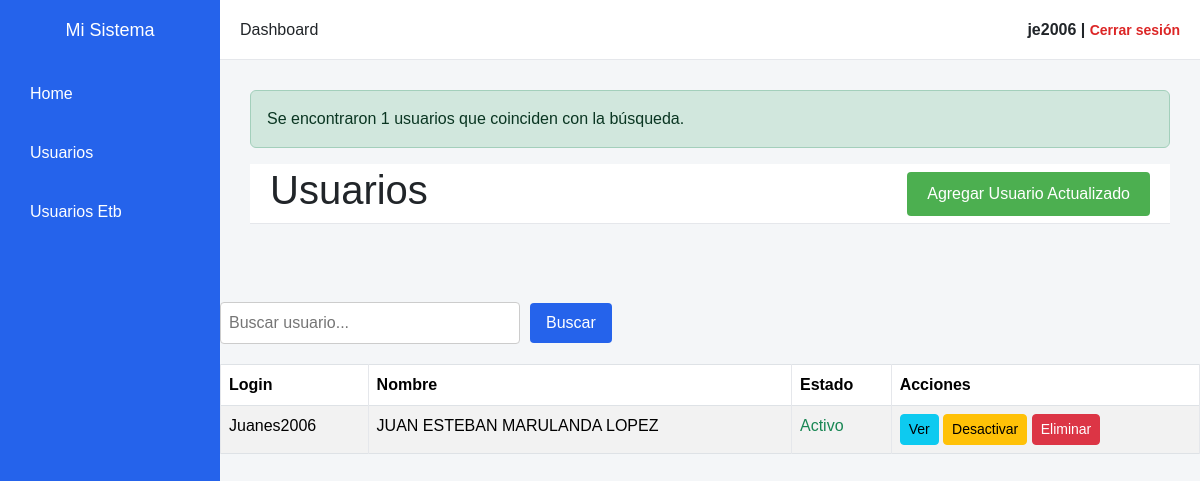
Screenshot of /buscar_usuario_etb/ (signed in) with the database file from the repository.
### app_cuentas/models.py (models this page shows, shortened)
class Usuario(models.Model):
    ESTADO_CHOICES = [
        ('ACTIVO', 'Activo'),
        ('INACTIVO', 'Inactivo'),
    ]
    DEPARTAMENTO_CHOICES = [
        ('CALDAS', 'Caldas'),
        ('ANTIOQUIA', 'Antioquia'),
    ]
    CARGO_CHOICES = [
        ('ASESOR', 'Asesor'),
    ]
    clasificacion = models.CharField(max_length=100)
    login = models.CharField(max_length=100)
    estado = models.CharField(
        max_length=10,
        choices=ESTADO_CHOICES,
        default='ACTIVO'
    )
    identificacion_usuario = models.BigIntegerField()
    fecha_ingreso = models.DateField()
    fecha_retiro = models.DateField()
    vicepresidente = models.CharField(max_length=100)
    gerencia = models.CharField(max_length=100)
    direccion = models.CharField(max_length=100)
    canal = models.CharField(max_length=100)
    proveedor = models.CharField(max_length=100)
    nro_contrato = models.CharField(max_length=100)
    subcanal = models.CharField(max_length=100)
    punto = models.CharField(max_length=100)
    cc_supervisor = models.CharField(max_length=100)
    lider_etb = models.CharField(max_length=100)
    departamento = models.CharField(
        max_length=20,
        choices=DEPARTAMENTO_CHOICES
    )
    ciudad = models.CharField(max_length=100)
    nombres = models.CharField(max_length=100)
    apellidos = models.CharField(max_length=100)
    correo = models.EmailField()
    celular = models.CharField(max_length=20)
    eps = models.CharField(max_length=100)
    fecha_nacimiento = models.DateField()
    sexo = models.CharField(max_length=20)
    cargo = models.CharField(
        max_length=20,
        choices=CARGO_CHOICES,
        default='ASESOR'
    )
    perfil_portal_suma = models.CharField(max_length=100)
    restriccion = models.CharField(max_length=100)
    causa_restriccion = models.CharField(max_length=200)
    id_fibra = models.CharField(max_length=100)
    fija = models.IntegerField()
    movil = models.IntegerField()
    id_cobre = models.IntegerField()

### app_cuentas/views.py (the view)
# urls.py: path('buscar_usuario_etb/', buscar_usuario_view_actualizada, name='buscar_usuario_etb' ),
def buscar_usuario_view_actualizada(request):
    query = request.GET.get('buscador_Usuario', '')
    usuarios = Usuario.objects.filter(identificacion_usuario__icontains=query)
    if not usuarios.exists():
        messages.warning(request, 'No se encontraron usuarios que coincidan con la búsqueda.')
    else:
        messages.success(request, f'Se encontraron {usuarios.count()} usuarios que coinciden con la búsqueda.')
    return render(request, 'app_cuentas/UsuarioEtb.html', {
        'usuarios': usuarios,
        'query': query
    })

### app_cuentas/templates/app_cuentas/UsuarioEtb.html (shortened to what this page needs)
{% extends 'app_cuentas/base.html' %}
{% block content %}
<div class="nav">
    <h1>Usuarios</h1>
    <div >
        <button type="button"
                class="btn_agregar"
                data-bs-toggle="modal"
                data-bs-target="#agregarUsuarioModalActualizado">
            Agregar Usuario Actualizado
        </button>
    </div>
</div>
</div><br><br>
<form  method="get" action="{% url 'buscar_usuario_etb' %}">
    <input class="inp_buscar" type="text" name="buscador_Usuario" placeholder="Buscar usuario..." value="{{ request.GET.buscador_Usuario }}">
    <button class="btn_buscar" type="submit">Buscar</button>
</form>
<table class="table table-striped table-bordered">
    <thead>
        <tr>
            <th>Login</th>
            <th>Nombre</th>
            <th>Estado</th>
            <th>Acciones</th>
        </tr>
    </thead>
    <tbody>
        {% for u in usuarios %}
        <tr>
            <td>{{ u.login }}</td>
            <td>{{ u.nombres }} {{ u.apellidos }}</td>
            <td>
                {% if u.estado|lower == "activo" %}
                    <span class="text-success">Activo</span>
                {% else %}
                    <span class="text-danger">Inactivo</span>
                {% endif %}
            </td>
            <td>
                <a class="btn btn-info btn-sm" href="{% url 'ver_usuario_etb' u.id %}">
                    Ver
                </a>
                <form method="post"
                      action="{% url 'cambiar_estado_usuario' u.id %}"
                      style="display:inline;">
                    <button type="submit" class="btn btn-warning btn-sm">
                        {% if u.estado|lower == "activo" %}
                            Desactivar
                        {% else %}
                            Activar
                        {% endif %}
                    </button>
                </form>
                <form method="post"
                      action="{% url 'eliminar_usuario_etb' u.id %}"
                      style="display:inline;">
                    <button type="submit" class="btn btn-danger btn-sm">
                        Eliminar
                    </button>
                </form>
            </td>
        </tr>
        {% endfor %}
    </tbody>
</table>
{% endblock %}

### app_cuentas/templates/app_cuentas/Base.html (shortened to what this page needs)
<!DOCTYPE html>
<html lang="es">
<head>
    <link href="https://cdn.jsdelivr.net/npm/bootstrap@5.3.2/dist/css/bootstrap.min.css" rel="stylesheet">
</head>
<body>
    <div class="sidebar">
        <h2>Mi Sistema</h2>
        <a href="{% url 'home' %}">Home</a>
        <a href="{% url 'usuarios' %}">Usuarios</a>
        <a href="{% url 'usuarios_etb' %}">Usuarios Etb</a>
    </div>
    <div class="main">
        <div class="navbar">
            <div>Dashboard</div>
            <div class="user">
                {{ request.user.username }} |
                <a href="{% url 'logout' %}">Cerrar sesión</a>
            </div>
        </div>
        <div class="content">
            {% if messages %}
              {% for message in messages %}
                <div class="alert alert-{{ message.tags }}">
                  {{ message }}
                </div>
              {% endfor %}
            {% endif %}
            {% block content %}{% endblock %}
        </div>
</body>
</html>

### app_cuentas/templates/app_cuentas/Base.html (style rules this page uses)
* { margin: 0; padding: 0; box-sizing: border-box; font-family: Arial, sans-serif; }
body { display: flex; height: 100vh; background-color: #f4f6f8; }
.sidebar { width: 220px; background-color: #2563eb; color: white; padding: 20px; position: sticky; height: 100%; }
.sidebar h2 { margin-bottom: 30px; font-size: 18px; text-align: center; }
.sidebar a { display: block; color: white; text-decoration: none; margin: 15px 0; padding: 10px; border-radius: 6px; }
.main { flex: 1; display: flex; flex-direction: column; }
.navbar { height: 60px; background-color: #ffffff; display: flex; align-items: center; justify-content: space-between; padding: 0 20px; border-bottom: 1px solid #e5e7eb; }
.navbar .user { font-weight: bold; }
.navbar a { text-decoration: none; color: #dc2626; font-size: 14px; }
.content { padding: 30px; }

### app_cuentas/templates/app_cuentas/UsuarioEtb.html (style rules this page uses)
.nav { height: 60px; background-color: #ffffff; display: flex; align-items: center; justify-content: space-between; padding: 0 20px; border-bottom: 1px solid #e5e7eb; }
table { width: 100%; border-collapse: collapse; margin-top: 20px; }
th, td { padding: 12px; text-align: left; border: 1px solid #e5e7eb; }
th { background-color: #f2f2f2; }
.inp_buscar { padding: 8px; border: 1px solid #ccc; border-radius: 4px; flex: 1; max-width: 300px; }
.btn_buscar { padding: 8px 16px; background-color: #2563eb; color: white; border: none; border-radius: 4px; cursor: pointer; }
form { display: flex; align-items: center; gap: 10px; }
.btn_agregar { background-color: #4CAF50; color: white; padding: 10px 20px; border: none; border-radius: 4px; cursor: pointer; }
input[type="text"], input[type="email"], input[type="password"] { padding: 8px; width: 100%; border: 1px solid #ccc; border-radius: 4px; }

### rows the page displays
Usuario: login "Juanes2006", nombres "JUAN ESTEBAN", apellidos "MARULANDA LOPEZ", estado "Activo"

### other values shown
{{ request.user.username }} "je2006"
{{ message }} "Se encontraron 1 usuarios que coinciden con la búsqueda."
